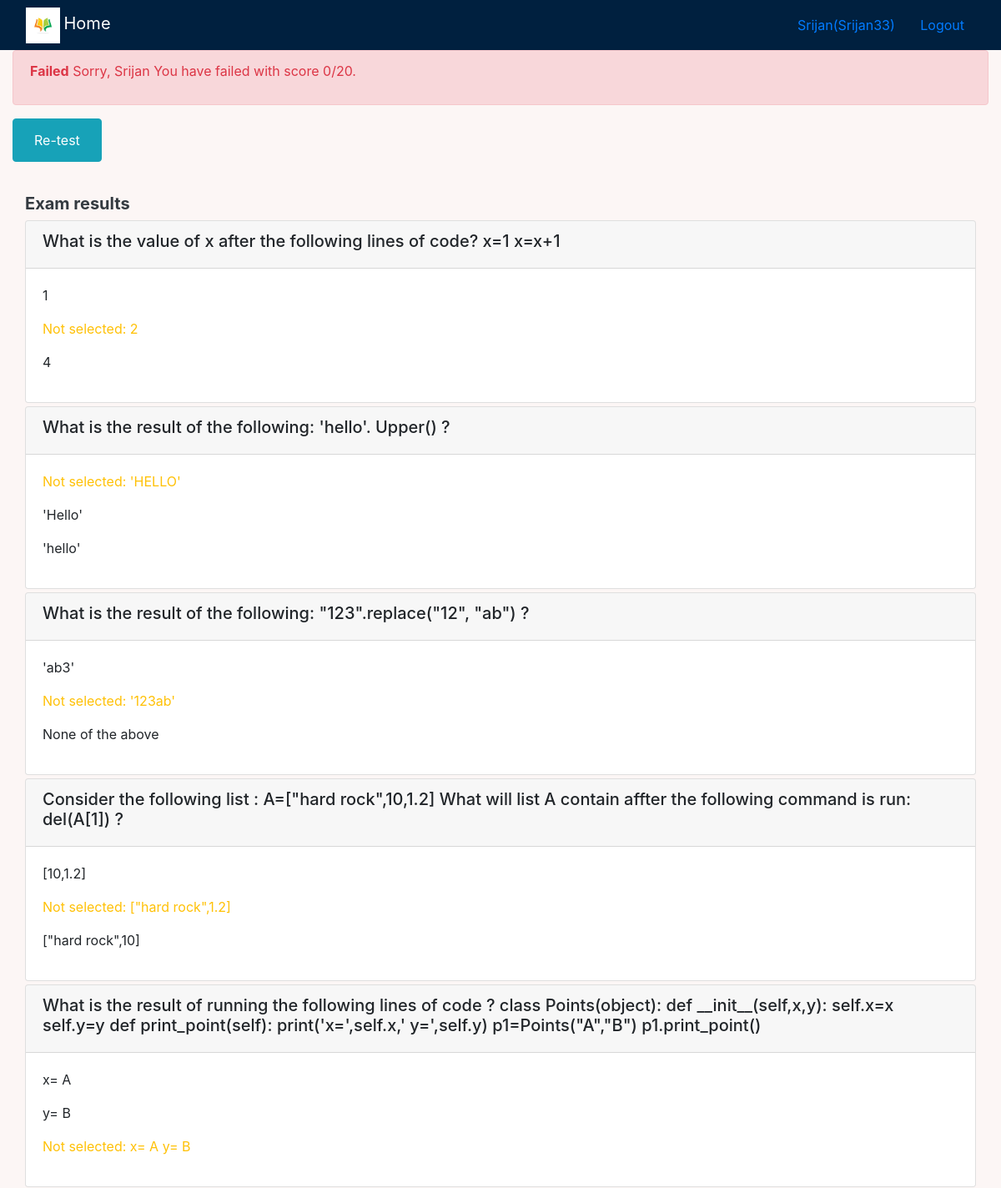
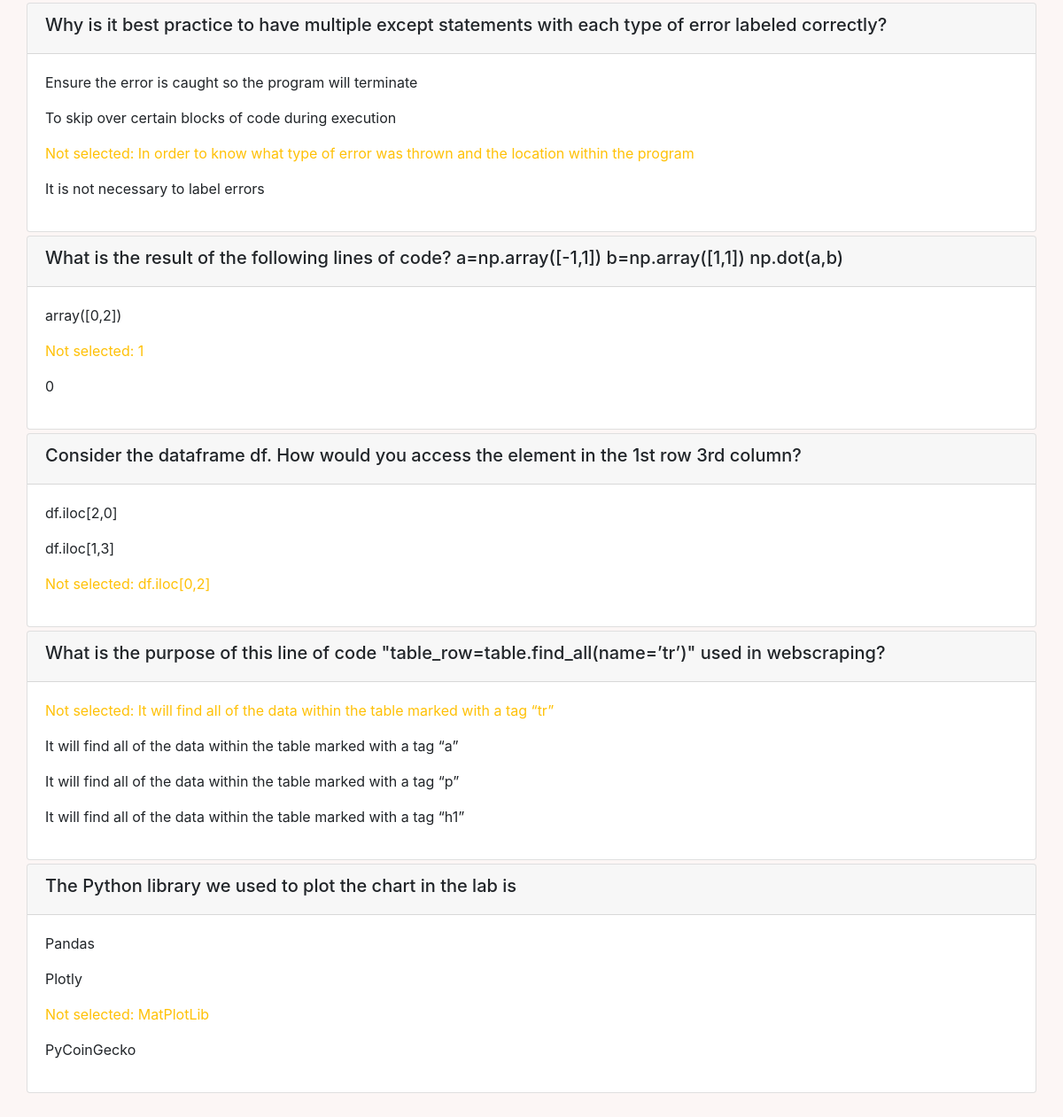
Screenshot of /course/2/submission/2/result/ (signed in) with the database file from the repository (2 pictures, top to bottom).
### onlinecourse/models.py (models this page shows)
class Question(models.Model):
    course = models.ForeignKey(Course, on_delete = models.CASCADE)
    question_text = models.TextField()
    grade = models.IntegerField(default = 0)
    def is_get_score(self, selected_ids):
        all_answers = self.choice_set.filter(is_correct=True).count()
        selected_correct = self.choice_set.filter(is_correct=True, id__in=selected_ids).count()
        return all_answers == selected_correct

class Choice(models.Model):
    question = models.ForeignKey(Question, on_delete= models.CASCADE)
    choice_text = models.TextField()
    is_correct = models.BooleanField(default = False)

### onlinecourse/views.py (the view)
# urls.py: path('course/<int:course_id>/submission/<int:submission_id>/result/',views.show_exam_result,name='show_exam_result'),
def show_exam_result(request, course_id, submission_id):
    course = Course.objects.get(id=course_id)
    submission = Submission.objects.get(id=submission_id)
    max_score =0
    score = 0
    for question in Question.objects.filter(course=course_id):
        max_score += question.grade
        if question.is_get_score(submission.choices.filter(question=question)):
            score += question.grade
    grade = int((score / max_score)*100)
    context = {}
    context['user'] = request.user
    context['course'] = course
    context['max_score'] = max_score
    context['score'] = score
    context['grade'] = grade
    context['submission'] = submission
    context['choices'] = list(submission.choices.all())
    return render(request,'onlinecourse/exam_result_bootstrap.html',context)

### onlinecourse/templates/onlinecourse/exam_result_bootstrap.html (shortened to what this page needs)
<!DOCTYPE html>
<html lang="en">
<head>
    {% load static %}
    <link rel="stylesheet" href="https://maxcdn.bootstrapcdn.com/bootstrap/4.5.2/css/bootstrap.min.css">
    <link rel="stylesheet" href="{% static '/css/main.css' %}">
</head>
<body>
 <nav class="navbar navbar-dark navbar-expand-sm">
    <div class="container-fluid">
        <div class="navbar-header">
            <img src="{% static 'media/logo.png' %}" heigth="30" width="41">
              <a class="navbar-brand" href="{% url 'onlinecourse:index' %}">Home</a>
        </div>
        <ul class="nav navbar-nav navbar-right">
            {% if user.is_authenticated %}
            <li>
                <a class="btn btn-link" href="#">{{ user.first_name }}({{ user.username }})</a>
                <a class="btn btn-link" href="{% url 'onlinecourse:logout' %}">Logout</a>
            </li>
            {% endif %}
        </ul>
    </div>
</nav>
<div class="container-fluid">
    {% if grade > 80 %}
    <div class="alert alert-success">
        <p class="text text-success"><b>Congratulations, {{user.first_name}}!</b> You have passed the exam and completed the course with score {{ score }}/{{ max_score }}.</p>
    </div>
        {% else %}
        <div class="alert alert-danger">
            <p class="text text-danger"><b>Failed</b> Sorry, {{user.first_name}} You have failed with score {{ score }}/{{ max_score }}.</p>
        </div>
        <button class="btn btn-info">
        <a class="btn btn-link text-white" href="{% url 'onlinecourse:course_details' course.id %}">Re-test</a>
        </button>
        {% endif %}
</div>
        <div class="card-columns-vertical mt-2">
        <h5 class="text text-dark font-weight-bold">Exam results</h5>
            {% for question in course.question_set.all %}
                <div class="card mt-1">
                    <div class="card-header"><h5>{{ question.question_text}}</h5></div>
                    <div class="card-body">
                        {% for choice in question.choice_set.all %}
                              {% if choice.is_correct is True and choice in choices %}
                              <p class="text text-success"> Correct answer: {{choice.choice_text}}</p>
                              {% elif choice.is_correct is True and choice not in choices %}
                              <p class="text text-warning">Not selected: {{choice.choice_text}}</p>
                              {% elif choice.is_correct is False and choice in choices %}
                              <p class="text text-danger">Wrong Answer: {{choice.choice_text}}</p>
                              {% else %}
                              <p>{{choice.choice_text}}</p>
                              {% endif %}
                        {% endfor %}
                    </div>
                </div>
                {% endfor %}
        </div>
</body>
</html>

### static/css/main.css (style rules this page uses)
body { background-color: #FCF6F5FF; }
nav { background-color: #00203FFF; }
.card-columns-vertical { margin: 0px auto; padding: 30px; }

### rows the page displays
Question: question_text "What is the value of x after the following lines of code? x=1 x=x+1"
Choice: choice_text "1"
Choice: choice_text "2"
Choice: choice_text "4"
Question: question_text "What is the result of the following: 'hello'. Upper() ?"
Choice: choice_text "'HELLO'"
Choice: choice_text "'Hello'"
Choice: choice_text "'hello'"
Question: question_text "What is the result of the following: \"123\".replace(\"12\", \"ab\") ?"
Choice: choice_text "'ab3'"
Choice: choice_text "'123ab'"
Choice: choice_text "None of the above"
Question: question_text "Consider the following list : A=[\"hard rock\",10,1.2] What will list A contain affter the following command is run: del(A[1]) ?"
Choice: choice_text "[10,1.2]"
Choice: choice_text "[\"hard rock\",1.2]"
Choice: choice_text "[\"hard rock\",10]"
Question: question_text "What is the result of running the following lines of code ? class Points(object): def __init__(self,x,y): self.x=x self.y=y def print_point(self): print('x=',self.x,' y=',self.y) p1=Points(\"A\",\"B\") p1.print_point()"
Choice: choice_text "x= A"
Choice: choice_text "y= B"
Choice: choice_text "x= A y= B"
Question: question_text "Why is it best practice to have multiple except statements with each type of error labeled correctly?"
Choice: choice_text "Ensure the error is caught so the program will terminate"
Choice: choice_text "To skip over certain blocks of code during execution"
Choice: choice_text "In order to know what type of error was thrown and the location within the program"
Choice: choice_text "It is not necessary to label errors"
Question: question_text "What is the result of the following lines of code? a=np.array([-1,1]) b=np.array([1,1]) np.dot(a,b)"
Choice: choice_text "array([0,2])"
Choice: choice_text "1"
Choice: choice_text "0"
Question: question_text "Consider the dataframe df. How would you access the element in the 1st row 3rd column?"
Choice: choice_text "df.iloc[2,0]"
Choice: choice_text "df.iloc[1,3]"
Choice: choice_text "df.iloc[0,2]"
Question: question_text "What is the purpose of this line of code \"table_row=table.find_all(name=’tr’)\" used in webscraping?"
Choice: choice_text "It will find all of the data within the table marked with a tag “tr”"
Choice: choice_text "It will find all of the data within the table marked with a tag “a”"
Choice: choice_text "It will find all of the data within the table marked with a tag “p”"
Choice: choice_text "It will find all of the data within the table marked with a tag “h1”"
Question: question_text "The Python library we used to plot the chart in the lab is"
Choice: choice_text "Pandas"
Choice: choice_text "Plotly"
Choice: choice_text "MatPlotLib"
Choice: choice_text "PyCoinGecko"

### other values shown
{{ user.first_name }} "Srijan"
{{ user.username }} "Srijan33"
{{ score }} "0"
{{ max_score }} "20"
